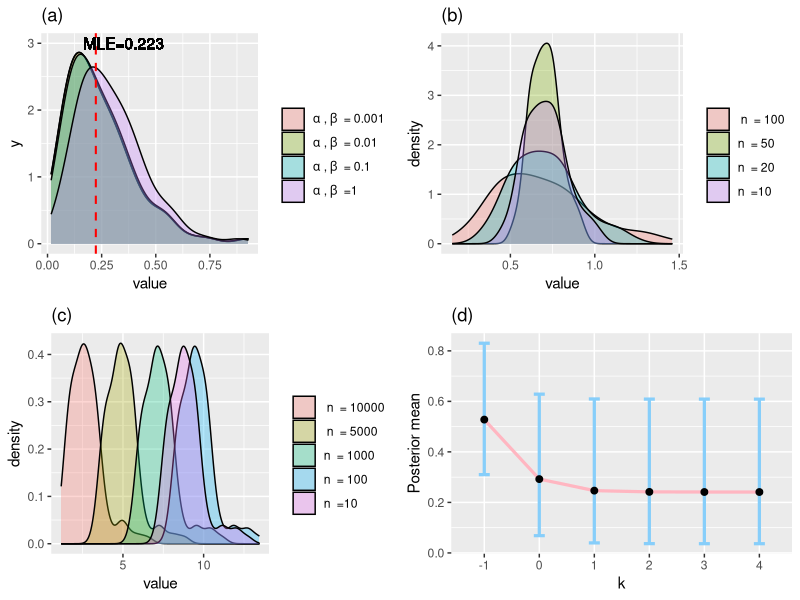

The R script that drew this image:
library(ggplot2)
library(gridExtra)
# giving n, t, alpha and Beta
n <- 10
t <- 2
alpha <- 10
beta <- 10
NNN <- 100 # we consider NNN=10000 in the paper
set.seed(1)
gtheta <- rbeta(NNN, alpha + t, n + beta - t + 1)
theta0 <- -log(1 - gtheta)
mean(theta0)

alpha <- 1
beta <- 1
NNN <- 100
set.seed(1)
gtheta <- rbeta(NNN, alpha + t, n + beta - t + 1)
theta <- -log(1 - gtheta)
mean(theta)
c(mean(theta0), mean(theta))

alpha <- 0.1
beta <- 0.1
set.seed(1)
gtheta <- rbeta(NNN, alpha + t, n + beta - t + 1)
theta1 <- -log(1 - gtheta)
mean(theta1)

alpha <- 0.01
beta <- 0.01
set.seed(1)
gtheta <- rbeta(NNN, alpha + t, n + beta - t + 1)
theta2 <- -log(1 - gtheta)
mean(theta2)

alpha <- 0.001
beta <- 0.001
set.seed(1)
gtheta <- rbeta(NNN, alpha + t, n + beta - t + 1)
theta3 <- -log(1 - gtheta)
mean(theta3)
alpha <- 0.0001
beta <- 0.0001
set.seed(1)
gtheta <- rbeta(NNN, alpha + t, n + beta - t + 1)
theta4 <- -log(1 - gtheta)
mean(theta4)

df <- data.frame(
  Hyper_parameters = factor(rep(c("alpha=beta=1", "alpha=beta=0.1", "alpha=beta=0.01", "alpha=beta=0.001"), each = NNN)),
  value = c(theta, theta1, theta2, theta3)
)
df <- data.frame(
  Mean = c(mean(theta0), mean(theta), mean(theta1), mean(theta2), mean(theta3), mean(theta4)),
  sd = c(sd(theta0), sd(theta), sd(theta1), sd(theta2), sd(theta3), sd(theta4)),
  l = c(quantile(theta0, 0.025), quantile(theta, 0.025), quantile(theta1, 0.025), quantile(theta2, 0.025), quantile(theta3, 0.025), quantile(theta4, 0.025)),
  u = c(quantile(theta0, 0.975), quantile(theta, 0.975), quantile(theta1, 0.975), quantile(theta2, 0.975), quantile(theta3, 0.975), quantile(theta4, 0.975)),
  k = c("-1", "0", "1", "2", "3", "4")
)
p1 <- ggplot(df, aes(x = k, y = Mean)) +
  ggtitle("(d)") +
  geom_line(aes(group = 1), color = "lightpink", lwd = 1.1) +
  geom_errorbar(aes(ymin = l, ymax = u), width = 0.2, color = "lightskyblue", lwd = 1.1) +
  geom_point(size = 2) +
  xlab("k") +
  ylab("Posterior mean")
 
n <- 10
t <- 2
alpha <- 1
beta <- 1
MLE <- -log(1 - t / n)
NNN <- 100
set.seed(1)
gtheta <- rbeta(NNN, alpha + t, n + beta - t + 1)
theta <- -log(1 - gtheta)
mean(theta)

alpha <- 0.1
beta <- 0.1
set.seed(1)
gtheta <- rbeta(NNN, alpha + t, n + beta - t + 1)
theta1 <- -log(1 - gtheta)
mean(theta1)

alpha <- 0.01
beta <- 0.01
set.seed(1)
gtheta <- rbeta(NNN, alpha + t, n + beta - t + 1)
theta2 <- -log(1 - gtheta)
mean(theta2)

alpha <- 0.001
beta <- 0.001
set.seed(1)
gtheta <- rbeta(NNN, alpha + t, n + beta - t + 1)
theta3 <- -log(1 - gtheta)
mean(theta3)

df <- data.frame(
  Hyper_parameters = factor(rep(c("alpha=beta=1", "alpha=beta=0.1", "alpha=beta=0.01", "alpha=beta=0.001"), each = NNN)),
  value = c(theta, theta1, theta2, theta3)
)
p2 <- ggplot(df, aes(x = value, fill = Hyper_parameters)) +
  ggtitle("(a)") +
  geom_density(alpha = 0.3) +
  geom_vline(xintercept = MLE, size = 0.7, color = "red", lty = 2) +
  geom_text(aes(x = MLE + .13, label = paste0("MLE=0.223"), y = 3)) +
  labs(fill = "") +
  scale_fill_discrete(labels = c(
    expression(alpha ~ "," ~ beta ~ " = 0.001"),
    expression(alpha ~ "," ~ beta ~ " = 0.01"),
    expression(alpha ~ "," ~ beta ~ " = 0.1"),
    expression(alpha ~ "," ~ beta ~ " =1")
  ))

n <- 10
t <- n / 2
alpha <- 0.01
beta <- 0.01
NNN <- 100
set.seed(1)
gtheta <- rbeta(NNN, alpha + t, n + beta - t + 1)
theta <- -log(1 - gtheta)
mean(theta)

n <- 20
t <- n / 2
alpha <- 0.01
beta <- 0.01
set.seed(1)
gtheta <- rbeta(NNN, alpha + t, n + beta - t + 1)
theta1 <- -log(1 - gtheta)
mean(theta1)

n <- 50
t <- n / 2
alpha <- 0.01
beta <- 0.01
set.seed(1)
gtheta <- rbeta(NNN, alpha + t, n + beta - t + 1)
theta2 <- -log(1 - gtheta)
mean(theta2)

n <- 100
t <- n / 2
alpha <- 0.01
beta <- 0.01
set.seed(1)
gtheta <- rbeta(NNN, alpha + t, n + beta - t + 1)
theta3 <- -log(1 - gtheta)
mean(theta3)

df <- data.frame(
  Hyper_parameters = factor(rep(c(
    "n=10", "n=20",
    "n=50", "n=100"
  ), each = NNN)),
  value = c(theta, theta1, theta2, theta3)
)
p3 <- ggplot(df, aes(x = value, fill = Hyper_parameters)) +
  ggtitle("(b)") +
  geom_density(alpha = 0.3) +
  labs(fill = "") +
  scale_fill_discrete(labels = c(
    expression(~n ~ " = 100"),
    expression(n ~ " = 50"),
    expression(n ~ " = 20"),
    expression(n ~ " =10")
  ))

n <- 10
t <- n
alpha <- 0.01
beta <- 0.01
NNN <- 100
set.seed(1)
gtheta <- rbeta(NNN, alpha + t, n + beta - t + 1)
theta <- -log(1 - gtheta)
mean(theta)

n <- 100
t <- n
alpha <- 0.01
beta <- 0.01
set.seed(1)
gtheta <- rbeta(NNN, alpha + t, n + beta - t + 1)
theta1 <- -log(1 - gtheta)
mean(theta1)

n <- 1000
t <- n
alpha <- 0.01
beta <- 0.01
set.seed(1)
gtheta <- rbeta(NNN, alpha + t, n + beta - t + 1)
theta2 <- -log(1 - gtheta)
mean(theta2)

n <- 5000
t <- n
alpha <- 0.01
beta <- 0.01
set.seed(1)
gtheta <- rbeta(NNN, alpha + t, n + beta - t + 1)
theta3 <- -log(1 - gtheta)
mean(theta3)

n <- 10000
t <- n
alpha <- 0.01
beta <- 0.01
set.seed(1)
gtheta <- rbeta(NNN, alpha + t, n + beta - t + 1)
theta4 <- -log(1 - gtheta)
mean(theta4)

df <- data.frame(
  Hyper_parameters = factor(rep(c(
    "n=10", "n=100",
    "n=1000", "n=5000", "n=10000"
  ), each = NNN)),
  value = c(theta, theta1, theta2, theta3, theta4)
)
p4 <- ggplot(df, aes(x = value, fill = Hyper_parameters)) +
  geom_density(alpha = 0.3) +
  ggtitle("(c)") +
  labs(fill = "") +
  scale_fill_discrete(labels = c(
    expression(~n ~ " = 10000"),
    expression(~n ~ " = 5000"),
    expression(n ~ " = 1000"),
    expression(n ~ " = 100"),
    expression(n ~ " =10")
  ))
grid.arrange(p2, p3, p4, p1,
  ncol = 2, nrow = 2
)